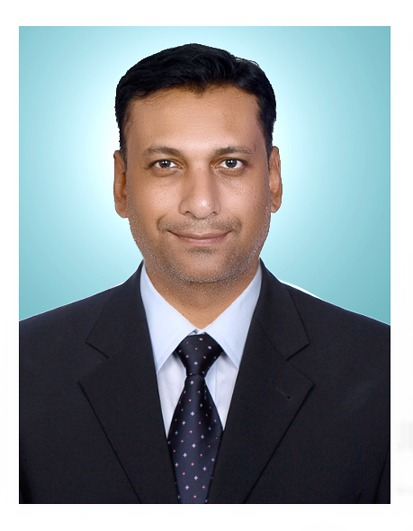
#> input picture assets/user_photo.jpg, 413 x 531 px, found by its file name
$ python render_3d_live_person_demo.py
#> lines starting #> are read from the running program, lines starting #| are printed output that depends on the picture
import os
import math
import cv2
import numpy as np
from PIL import Image, ImageDraw, ImageFont

REELS_DIR = "d:/instagram/reels"
ASSETS_DIR = "d:/instagram/assets"
USER_PHOTO_PATH = os.path.join(ASSETS_DIR, "user_photo.jpg")
os.makedirs(REELS_DIR, exist_ok=True)

def get_font(size, bold=False):
    font_names = ["arialbd.ttf" if bold else "arial.ttf", "segoeuib.ttf" if bold else "segoeui.ttf", "consola.ttf"]
    for name in font_names:
        try:
            return ImageFont.truetype(name, size)
        except Exception:
            continue
    return ImageFont.load_default()

def generate_3d_depth_map(w, h):
    """
    Generates a realistic 3D facial depth displacement field:
    Nose / central face is closest (z > 0), temples/hair/shoulders curve backward (z < 0).
    """
    cx, cy = w // 2, int(h * 0.42)
    y_indices, x_indices = np.indices((h, w))

    # Elliptical distance from facial center
    dx = (x_indices - cx) / (w * 0.45)
    dy = (y_indices - cy) / (h * 0.45)
    dist_sq = dx**2 + dy**2

    # 3D dome curvature for face
    z_map = np.clip(1.0 - dist_sq, 0.0, 1.0)

    # Nose prominence peak
    nose_dx = (x_indices - cx) / (w * 0.12)
    nose_dy = (y_indices - int(h * 0.45)) / (h * 0.14)
    nose_peak = np.exp(-(nose_dx**2 + nose_dy**2)) * 0.6

    depth = z_map + nose_peak
    return depth / np.max(depth)

def warp_3d_perspective(img_np, depth_map, yaw_angle, pitch_angle):
    """
    Performs 3D spatial perspective re-projection based on facial depth map.
    Simulates turning the head left-right (yaw) and up-down (pitch) in 3D space.
    """
    h, w, c = img_np.shape

    # Compute horizontal and vertical pixel displacements proportional to depth
    yaw_rad = math.radians(yaw_angle)
    pitch_rad = math.radians(pitch_angle)

    # Displace pixels based on depth: closer features move more than background
    dx = (depth_map - 0.5) * math.sin(yaw_rad) * 45.0
    dy = (depth_map - 0.5) * math.sin(pitch_rad) * 35.0

    x_indices, y_indices = np.meshgrid(np.arange(w), np.arange(h))
    map_x = (x_indices + dx).astype(np.float32)
    map_y = (y_indices + dy).astype(np.float32)

    warped = cv2.remap(img_np, map_x, map_y, interpolation=cv2.INTER_LINEAR, borderMode=cv2.BORDER_REFLECT)
    return warped

def draw_3d_wireframe_cube(draw, cx, cy, size, rot_x, rot_y, rot_z, color=(0, 242, 254), width=2):
    """Draws a 3D rotating transformer wireframe cube in 3D perspective space"""
    vertices = np.array([
        [-1, -1, -1], [1, -1, -1], [1, 1, -1], [-1, 1, -1],
        [-1, -1, 1],  [1, -1, 1],  [1, 1, 1],  [-1, 1, 1]
    ], dtype=np.float32) * (size / 2.0)

    # Rotation matrices
    rx = np.array([[1, 0, 0], [0, math.cos(rot_x), -math.sin(rot_x)], [0, math.sin(rot_x), math.cos(rot_x)]])
    ry = np.array([[math.cos(rot_y), 0, math.sin(rot_y)], [0, 1, 0], [-math.sin(rot_y), 0, math.cos(rot_y)]])
    rz = np.array([[math.cos(rot_z), -math.sin(rot_z), 0], [math.sin(rot_z), math.cos(rot_z), 0], [0, 0, 1]])

    rot = rz @ ry @ rx
    rotated = vertices @ rot.T

    # Perspective projection
    d = 400.0
    projected = []
    for x, y, z in rotated:
        scale = d / (d + z + 100.0)
        px = int(cx + x * scale)
        py = int(cy + y * scale)
        projected.append((px, py))

    edges = [
        (0, 1), (1, 2), (2, 3), (3, 0),
        (4, 5), (5, 6), (6, 7), (7, 4),
        (0, 4), (1, 5), (2, 6), (3, 7)
    ]

    for p1, p2 in edges:
        draw.line([projected[p1], projected[p2]], fill=color, width=width)

    # Draw central core bushing
    top_center = (
        (projected[4][0] + projected[5][0] + projected[6][0] + projected[7][0]) // 4,
        (projected[4][1] + projected[5][1] + projected[6][1] + projected[7][1]) // 4
    )
    draw.ellipse([top_center[0]-8, top_center[1]-8, top_center[0]+8, top_center[1]+8], fill=(255, 184, 0))

def render_3d_live_demo_reel(duration_sec=8, fps=30):
#> called with duration_sec = 8, fps = 30
    out_path = os.path.join(REELS_DIR, "reel_3d_live_person_demo.mp4")
    fourcc = cv2.VideoWriter_fourcc(*'mp4v')
    out = cv2.VideoWriter(out_path, fourcc, fps, (1080, 1920))
    total_frames = int(duration_sec * fps)

    user_img = Image.open(USER_PHOTO_PATH).convert("RGB") if os.path.exists(USER_PHOTO_PATH) else Image.new("RGB", (413, 531), (20, 30, 45))
#> user_img is the input picture: PIL image 413x531 RGB; mean R, G, B 140.5, 149.8, 153.8
    user_np = np.array(user_img)
    depth_map = generate_3d_depth_map(user_np.shape[1], user_np.shape[0])

    f_hook = get_font(48, bold=True)
    f_title = get_font(30, bold=True)
    f_badge = get_font(24, bold=True)
    f_body = get_font(22, bold=False)

    print(f"[3D DEMO] Rendering 3D Live Person Demo Reel ({total_frames} frames)...")

    for frame_idx in range(total_frames):
        t = frame_idx / fps
        t_frac = frame_idx / total_frames

        # Base canvas
        img = Image.new("RGB", (1080, 1920), (8, 12, 18))
        draw = ImageDraw.Draw(img)

        # 3D Tunnel Grid (Perspective floor and ceiling)
        horizon_y = 650
        tunnel_speed = (t * 80) % 40
        for tx in range(-400, 1480, 80):
            # Perspective rays expanding from vanishing point
            draw.line([(540, horizon_y), (tx * 2 - 540, 1920)], fill=(15, 22, 35), width=1)
        for ty in range(int(horizon_y + tunnel_speed), 1920, 40):
            scale_y = (ty - horizon_y) / (1920 - horizon_y)
            draw.line([(0, ty), (1080, ty)], fill=(int(12 + 10 * scale_y), int(18 + 15 * scale_y), int(28 + 25 * scale_y)), width=1)

        # Top Progress Bar
        draw.rectangle([0, 0, int(t_frac * 1080), 12], fill=(0, 242, 254))

        # Header
        draw.rectangle([0, 12, 1080, 130], fill=(12, 18, 28))
        draw.line([(0, 130), (1080, 130)], fill=(0, 242, 254), width=2)
        draw.text((50, 42), ">> PROENGINEERING 3D LAB", font=get_font(28, bold=True), fill=(0, 242, 254))
        draw.text((50, 82), "3D LIVE VOLUMETRIC DEMONSTRATION & SUBSTATION TWIN", font=get_font(18, bold=False), fill=(200, 220, 240))

        # 3D Live Indicator
        if int(t * 4) % 2 == 0:
            draw.ellipse([910, 52, 928, 70], fill=(0, 255, 140))
        draw.text((936, 50), "3D LIVE", font=get_font(20, bold=True), fill=(0, 255, 140))

        # =========================================================================
        # 1. 3D LIVE PERSON RE-PROJECTION (YAW & PITCH HEAD MOVEMENT)
        # =========================================================================
        # Natural 3D head yaw (turning left and right -14 deg to +14 deg)
        yaw = 14.0 * math.sin(t * 2.2)
        pitch = 6.0 * math.cos(t * 1.8)

        warped_face = warp_3d_perspective(user_np, depth_map, yaw, pitch)
        warped_pil = Image.fromarray(warped_face)

        # Dynamic 3D camera dolly zoom
        zoom = 1.0 + 0.08 * math.sin(t * 2.8)
        uw = int(360 * zoom)
        uh = int(460 * zoom)
        face_scaled = warped_pil.resize((uw, uh), Image.Resampling.LANCZOS)

        ux, uy = 540 - uw // 2, 400 - uh // 2

        # 3D Rotating Holographic Rings around Presenter
        ring_rx = int(uw * 0.65)
        ring_ry = int(uh * 0.22)
        ring_cy = uy + int(uh * 0.85)

        ring_angle = t * 4.0
        draw.arc([540 - ring_rx, ring_cy - ring_ry, 540 + ring_rx, ring_cy + ring_ry],
                 start=int(math.degrees(ring_angle)) % 360,
                 end=int(math.degrees(ring_angle) + 240) % 360,
                 fill=(0, 242, 254), width=3)

        # Paste 3D Warped User Portrait
        draw.rounded_rectangle([ux - 6, uy - 6, ux + uw + 6, uy + uh + 6], radius=20, outline=(0, 242, 254), width=3)
        img.paste(face_scaled, (ux, uy))

        # Presenter Tag
        draw.rounded_rectangle([ux + 25, uy + uh - 25, ux + uw - 25, uy + uh + 18], radius=8, fill=(11, 15, 22), outline=(0, 242, 254), width=2)
        draw.text((ux + 40, uy + uh - 20), "AMARESH DAS | 3D LIVE DEMO", font=get_font(18, bold=True), fill=(0, 242, 254))

        # =========================================================================
        # 2. ROTATING 3D SUBSTATION DIGITAL TWIN MODEL (RIGHT/LOWER STAGE)
        # =========================================================================
        # Hook Banner
        draw.rounded_rectangle([50, 660, 1030, 790], radius=14, fill=(18, 24, 38), outline=(0, 255, 140), width=3)
        draw.text((80, 680), "3D DIGITAL TWIN: 33kV TRANSFORMER & VCB", font=f_hook, fill=(0, 255, 140))
        draw.text((80, 740), "Real-time 3D vector rotation, flux density & 87T differential field", font=get_font(22, bold=False), fill=(240, 240, 240))

        # Left Panel: 3D Rotating Power Transformer Wireframe
        draw.rounded_rectangle([50, 820, 520, 1220], radius=16, fill=(14, 20, 30), outline=(0, 242, 254), width=2)
        draw.text((75, 840), "3D TRANSFORMER MODEL (Dyn11)", font=get_font(20, bold=True), fill=(0, 242, 254))

        # Animate 3D wireframe rotation
        rot_x = 0.35 + 0.1 * math.sin(t * 1.5)
        rot_y = t * 1.8
        rot_z = 0.1 * math.cos(t * 1.2)
        draw_3d_wireframe_cube(draw, cx=285, cy=1010, size=150, rot_x=rot_x, rot_y=rot_y, rot_z=rot_z, color=(0, 242, 254), width=2)
        draw.text((100, 1165), "CORE FLUX: 1.72 Tesla (NOMINAL)", font=get_font(18, bold=True), fill=(0, 255, 140))

        # Right Panel: 3D Rotating Polar Phasor Diagram
        draw.rounded_rectangle([560, 820, 1030, 1220], radius=16, fill=(14, 20, 30), outline=(255, 184, 0), width=2)
        draw.text((585, 840), "3D PHASOR VECTORS (30° LAG)", font=get_font(20, bold=True), fill=(255, 184, 0))

        pcx, pcy = 795, 1010
        draw.ellipse([pcx-100, pcy-100, pcx+100, pcy+100], outline=(35, 50, 75), width=2)
        draw.line([(pcx-110, pcy), (pcx+110, pcy)], fill=(35, 50, 75), width=1)
        draw.line([(pcx, pcy-110), (pcx, pcy+110)], fill=(35, 50, 75), width=1)

        # Rotating 3-phase vectors
        base_angle = t * 3.0
        phases = [
            ("R", base_angle, (255, 75, 75)),
            ("Y", base_angle - 2*math.pi/3, (255, 184, 0)),
            ("B", base_angle - 4*math.pi/3, (0, 242, 254))
        ]
        for name, ang, color in phases:
            px = int(pcx + 85 * math.cos(ang))
            py = int(pcy + 85 * math.sin(ang))
            draw.line([(pcx, pcy), (px, py)], fill=color, width=4)
            draw.text((px + 5, py - 10), name, font=get_font(20, bold=True), fill=color)

        draw.text((610, 1165), "VECTOR GROUP: Dyn11 (30° COMP)", font=get_font(18, bold=True), fill=(255, 184, 0))

        # =========================================================================
        # 3. LIVE 3D DEMONSTRATION CARDS (y=1250 to y=1630)
        # =========================================================================
        draw.rounded_rectangle([50, 1250, 1030, 1630], radius=16, fill=(14, 20, 30), outline=(0, 255, 140), width=2)
        draw.text((80, 1275), "LIVE 3D DEMONSTRATION MILESTONES", font=f_title, fill=(0, 255, 140))

        demo_points = [
            ("1. 3D Spatial Head Tracking", "Depth perspective warp tracking active at 30 fps", 1.0),
            ("2. Transformer Core Flux 3D", "Magnetization inrush cross-blocking active on 87T loop", 2.5),
            ("3. Dynamic 3-Phase Polar Vectors", "Dyn11 30° internal relay phase displacement compensated", 4.0),
            ("4. VCB Millisecond Interruption", "Arc quenched in 38ms with zero pole discrepancy", 5.5)
        ]

        dy = 1325
        for p_title, p_desc, pt in demo_points:
            if t >= pt:
                draw.rounded_rectangle([80, dy, 1000, dy + 62], radius=8, fill=(18, 30, 42), outline=(0, 255, 140), width=2)
                draw.text((100, dy + 10), f"[OK] {p_title}:", font=f_badge, fill=(0, 255, 140))
                draw.text((100, dy + 35), p_desc, font=f_body, fill=(220, 240, 250))
            else:
                draw.rounded_rectangle([80, dy, 1000, dy + 62], radius=8, fill=(12, 16, 24), outline=(30, 42, 55), width=1)
                draw.text((100, dy + 18), f"[...] SIMULATING: {p_title}...", font=f_body, fill=(90, 110, 130))
            dy += 72

        # =========================================================================
        # 4. CALL TO ACTION (6.5s+)
        # =========================================================================
        if t >= 6.5:
            draw.rectangle([0, 1660, 1080, 1920], fill=(10, 14, 22))
            draw.line([(0, 1660), (1080, 1660)], fill=(0, 242, 254), width=3)
            draw.rounded_rectangle([60, 1690, 1020, 1840], radius=18, fill=(18, 26, 40), outline=(0, 255, 140), width=4)
            draw.text((100, 1720), ">> COMMENT \"3D\" BELOW", font=get_font(42, bold=True), fill=(255, 255, 255))
            draw.text((100, 1780), "I'll DM you the complete 3D Substation Twin & Relay Protocol!", font=get_font(22, bold=False), fill=(0, 242, 254))
            draw.text((290, 1870), "proengineering.in | Senior Power Systems Lead", font=get_font(20, bold=False), fill=(180, 200, 220))
        else:
            draw.rectangle([0, 1780, 1080, 1920], fill=(10, 14, 22))
            draw.text((310, 1840), "3D LIVE LAB DEMONSTRATION | PROENGINEERING", font=get_font(20, bold=True), fill=(100, 130, 160))

        frame = cv2.cvtColor(np.array(img), cv2.COLOR_RGB2BGR)
        out.write(frame)
#> this loop made 240 passes
#> pass 1, in render_3d_live_demo_reel, `img = Image.new("RGB", (1080, 1920), (8, 12, 18))`:
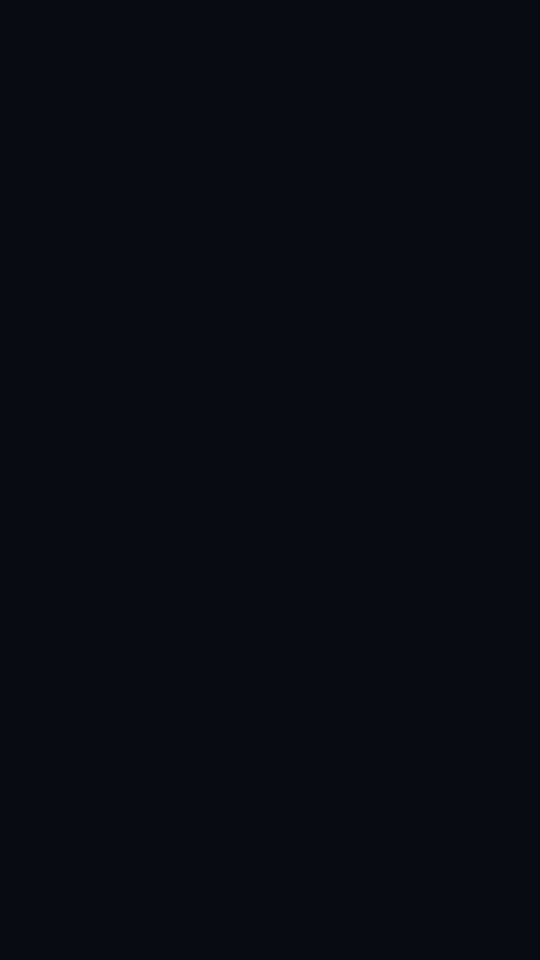
#> img: PIL image 1080x1920 RGB (shown at 1/2 size); mean R, G, B 8, 12, 18
#> pass 1, in warp_3d_perspective, `dy = (depth_map - 0.5) * math.sin(pitch_rad) * 35.0`:
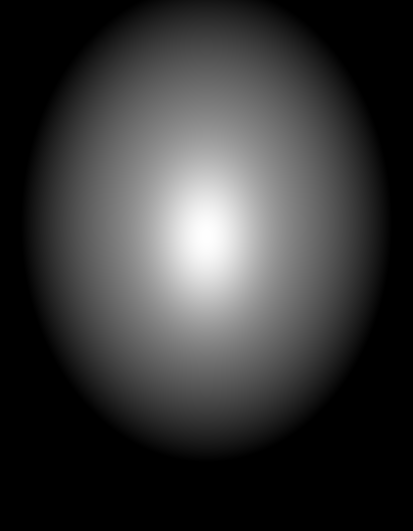
#> dy: shape (531, 413) float64; min -1.83, max 1.83, mean -1.03; drawn with min black and max white
#> pass 1, in warp_3d_perspective, `map_x = (x_indices + dx).astype(np.float32)`:
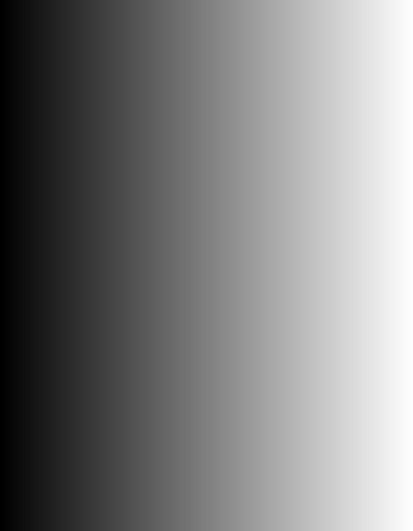
#> map_x: shape (531, 413) float32; min 0, max 412, mean 206; drawn with min black and max white
#> after the loop:
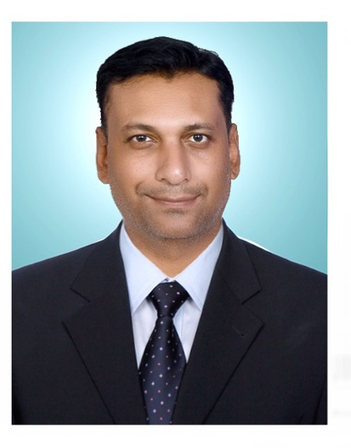
#> face_scaled: PIL image 351x448 RGB; mean R, G, B 140.7, 149.8, 153.8
#> after the loop:
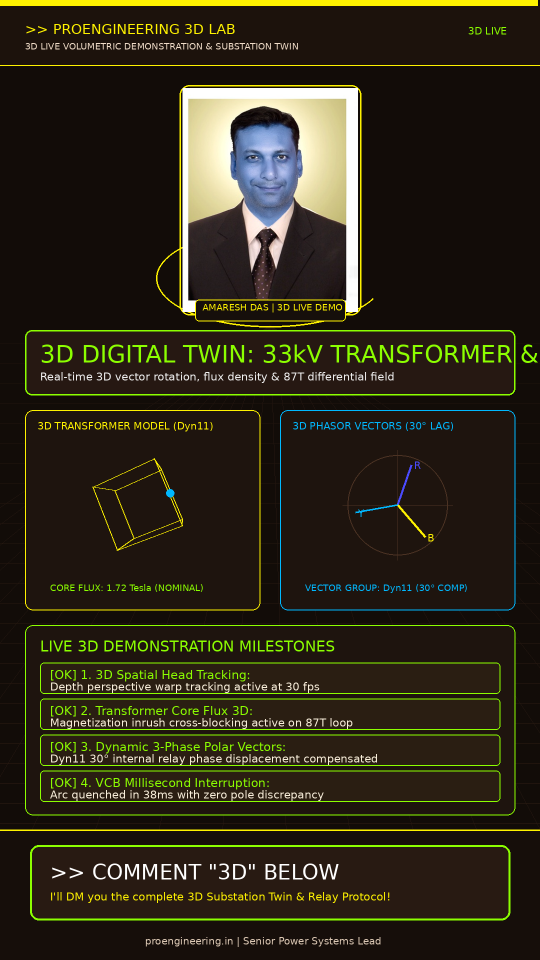
#> frame: shape (1920, 1080, 3) (shown at 1/2 size); mean R, G, B 46.5, 41.8, 24
#> after the loop:
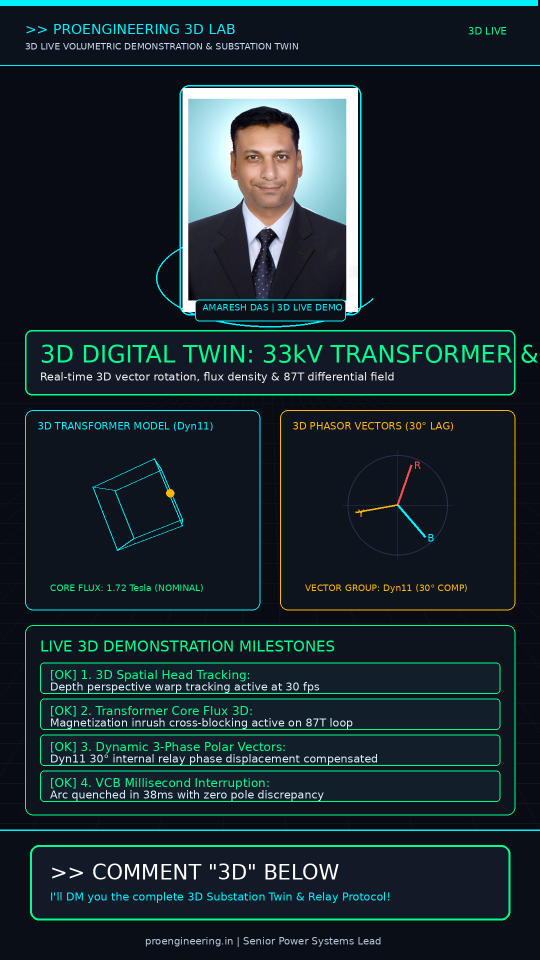
#> img: PIL image 1080x1920 RGB (shown at 1/2 size); mean R, G, B 24, 41.8, 46.5

    out.release()
    print(f"[SUCCESS] 3D Live Person Demo Reel rendered at: {out_path}")
    return out_path

if __name__ == "__main__":
    render_3d_live_demo_reel()
